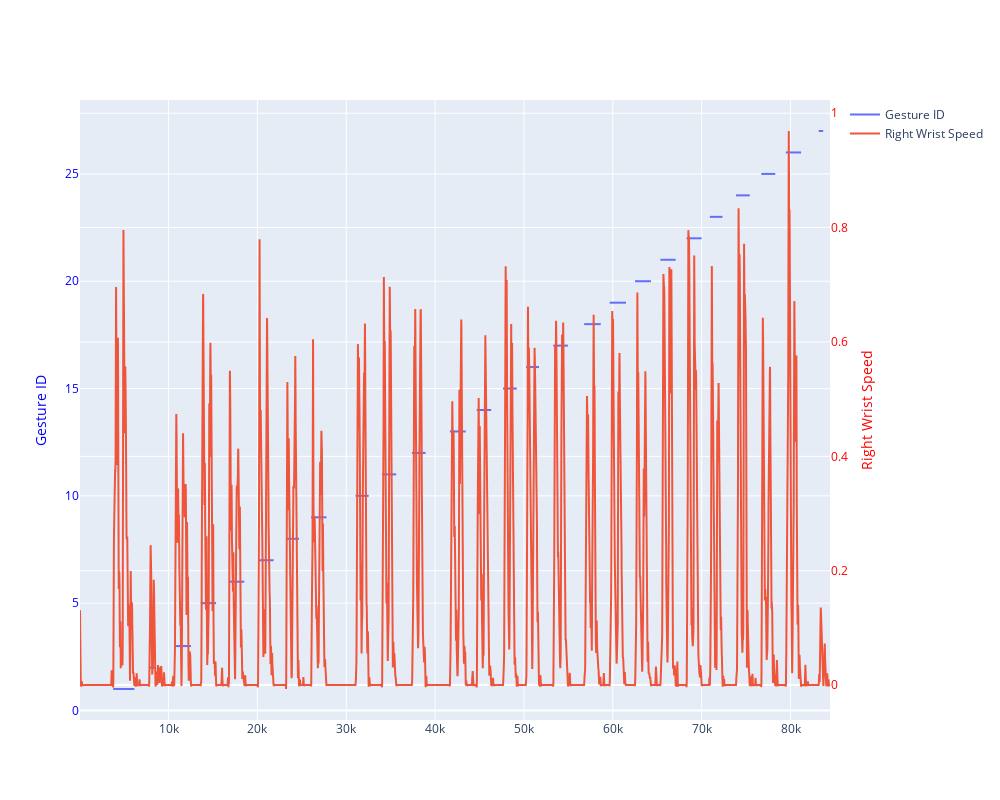

Here is the notebook cell this chart was saved with:
### Code cell
# Plot the gesture_id column to see the results
import plotly.graph_objects as go

fig = go.Figure()

# Add the first trace with the gesture_id column
fig.add_trace(go.Scatter(x=df['time_ms'], y=df['gesture_id'], name='Gesture ID'))

# Add the second trace with the right_wrist_speed column
fig.add_trace(go.Scatter(x=df['time_ms'], y=df['right_wrist_speed'], name='Right Wrist Speed', yaxis='y2'))

# Set the layout with two y-axes
fig.update_layout(
       yaxis=dict(
              title='Gesture ID',
              titlefont=dict(color='blue'),
              tickfont=dict(color='blue')
       ),
       yaxis2=dict(
              title='Right Wrist Speed',
              titlefont=dict(color='red'),
              tickfont=dict(color='red'),
              overlaying='y',
              side='right'
       ),
       # change size of the figure
       width=1000,
       height=800
)

fig.show()

### Figure 1 — Plotly figure (JSON) as saved in the notebook; plotly's stock layout.template omitted (floating-point values rounded to 4 significant figures; data arrays with more than 128 entries replaced by an {"elided": "..."} marker saying what was removed)
{"data": [{"name": "Gesture ID", "type": "scatter", "x": {"elided": "8442 float values"}, "y": {"elided": "8442 int values"}}, {"name": "Right Wrist Speed", "type": "scatter", "x": {"elided": "8442 float values"}, "y": {"elided": "8442 float values"}, "yaxis": "y2"}], "layout": {"height": 800, "width": 1000, "yaxis": {"tickfont": {"color": "blue"}, "title": {"font": {"color": "blue"}, "text": "Gesture ID"}}, "yaxis2": {"overlaying": "y", "side": "right", "tickfont": {"color": "red"}, "title": {"font": {"color": "red"}, "text": "Right Wrist Speed"}}}}
